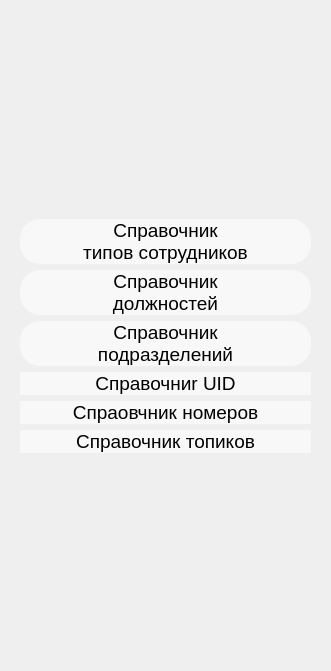
     <widget class="QWidget" name="widget_12" native="true">
      <property name="geometry">
       <rect>
        <x>0</x>
        <y>0</y>
        <width>331</width>
        <height>671</height>
       </rect>
      </property>
      <widget class="QWidget" name="layoutWidget">
       <property name="geometry">
        <rect>
         <x>20</x>
         <y>0</y>
         <width>291</width>
         <height>671</height>
        </rect>
       </property>
       <layout class="QVBoxLayout" name="verticalLayout_8">
        <item>
         <spacer name="verticalSpacer_35">
          <property name="orientation">
           <enum>Qt::Vertical</enum>
          </property>
          <property name="sizeHint" stdset="0">
           <size>
            <width>20</width>
            <height>40</height>
           </size>
          </property>
         </spacer>
        </item>
        <item>
         <widget class="QPushButton" name="btnTypeDir">
          <property name="font">
           <font>
            <pointsize>14</pointsize>
           </font>
          </property>
          <property name="styleSheet">
           <string notr="true">QPushButton {
    background-color: rgb(248, 248, 248); /* Цвет фона кнопки по умолчанию */
	border: none; /* Убираем рамку у кнопки */
	border-radius: 20px;
}

QPushButton:pressed {
    background-color: rgb(232, 228, 255); /* Цвет фона кнопки при нажатии */
}</string>
          </property>
          <property name="text">
           <string>Справочник 
типов сотрудников</string>
          </property>
          <property name="icon">
           <iconset resource="icon_test.qrc">
            <normaloff>:/icons/icon/userTipSP.png</normaloff>:/icons/icon/userTipSP.png</iconset>
          </property>
          <property name="iconSize">
           <size>
            <width>70</width>
            <height>70</height>
           </size>
          </property>
         </widget>
        </item>
        <item>
         <widget class="QPushButton" name="btnJobDir">
          <property name="font">
           <font>
            <pointsize>14</pointsize>
           </font>
          </property>
          <property name="styleSheet">
           <string notr="true">QPushButton {
    background-color: rgb(248, 248, 248); /* Цвет фона кнопки по умолчанию */
	border: none; /* Убираем рамку у кнопки */
	border-radius: 20px;
}

QPushButton:pressed {
    background-color: rgb(232, 228, 255); /* Цвет фона кнопки при нажатии */
}</string>
          </property>
          <property name="text">
           <string>Справочник 
должностей</string>
          </property>
          <property name="icon">
           <iconset resource="icon_test.qrc">
            <normaloff>:/icons/icon/userDolSp.png</normaloff>:/icons/icon/userDolSp.png</iconset>
          </property>
          <property name="iconSize">
           <size>
            <width>70</width>
            <height>70</height>
           </size>
          </property>
         </widget>
        </item>
        <item>
         <widget class="QPushButton" name="btnStrucDir">
          <property name="font">
           <font>
            <pointsize>14</pointsize>
           </font>
          </property>
          <property name="styleSheet">
           <string notr="true">QPushButton {
    background-color: rgb(248, 248, 248); /* Цвет фона кнопки по умолчанию */
	border: none; /* Убираем рамку у кнопки */
	border-radius: 20px;
}

QPushButton:pressed {
    background-color: rgb(232, 228, 255); /* Цвет фона кнопки при нажатии */
}</string>
          </property>
          <property name="text">
           <string>Справочник 
подразделений</string>
          </property>
          <property name="icon">
           <iconset resource="icon_test.qrc">
            <normaloff>:/icons/icon/podrazdelSp.png</normaloff>:/icons/icon/podrazdelSp.png</iconset>
          </property>
          <property name="iconSize">
           <size>
            <width>70</width>
            <height>70</height>
           </size>
          </property>
         </widget>
        </item>
        <item>
         <widget class="QPushButton" name="btnUidDir">
          <property name="font">
           <font>
            <pointsize>14</pointsize>
           </font>
          </property>
          <property name="styleSheet">
           <string notr="true">QPushButton {
    background-color: rgb(248, 248, 248); /* Цвет фона кнопки по умолчанию */
	border: none; /* Убираем рамку у кнопки */
	border-radius: 20px;
}

QPushButton:pressed {
    background-color: rgb(232, 228, 255); /* Цвет фона кнопки при нажатии */
}</string>
          </property>
          <property name="text">
           <string>Справочниr UID</string>
          </property>
          <property name="icon">
           <iconset resource="icon_test.qrc">
            <normaloff>:/icons/icon/uidSp.png</normaloff>:/icons/icon/uidSp.png</iconset>
          </property>
          <property name="iconSize">
           <size>
            <width>70</width>
            <height>70</height>
           </size>
          </property>
         </widget>
        </item>
        <item>
         <widget class="QPushButton" name="btnNumberDir">
          <property name="font">
           <font>
            <pointsize>14</pointsize>
           </font>
          </property>
          <property name="styleSheet">
           <string notr="true">QPushButton {
    background-color: rgb(248, 248, 248); /* Цвет фона кнопки по умолчанию */
	border: none; /* Убираем рамку у кнопки */
	border-radius: 20px;
}

QPushButton:pressed {
    background-color: rgb(232, 228, 255); /* Цвет фона кнопки при нажатии */
}</string>
          </property>
          <property name="text">
           <string>Спраовчник номеров</string>
          </property>
          <property name="icon">
           <iconset resource="icon_test.qrc">
            <normaloff>:/icons/icon/phoneSp.png</normaloff>:/icons/icon/phoneSp.png</iconset>
          </property>
          <property name="iconSize">
           <size>
            <width>70</width>
            <height>70</height>
           </size>
          </property>
         </widget>
        </item>
        <item>
         <widget class="QPushButton" name="btnTopicrDir">
          <property name="font">
           <font>
            <pointsize>14</pointsize>
           </font>
          </property>
          <property name="styleSheet">
           <string notr="true">QPushButton {
    background-color: rgb(248, 248, 248); /* Цвет фона кнопки по умолчанию */
	border: none; /* Убираем рамку у кнопки */
	border-radius: 20px;
}

QPushButton:pressed {
    background-color: rgb(232, 228, 255); /* Цвет фона кнопки при нажатии */
}</string>
          </property>
          <property name="text">
           <string>Справочник топиков</string>
          </property>
          <property name="icon">
           <iconset resource="icon_test.qrc">
            <normaloff>:/icons/icon/startCh.png</normaloff>:/icons/icon/startCh.png</iconset>
          </property>
          <property name="iconSize">
           <size>
            <width>70</width>
            <height>70</height>
           </size>
          </property>
         </widget>
        </item>
        <item>
         <spacer name="verticalSpacer_34">
          <property name="orientation">
           <enum>Qt::Vertical</enum>
          </property>
          <property name="sizeHint" stdset="0">
           <size>
            <width>20</width>
            <height>40</height>
           </size>
          </property>
         </spacer>
        </item>
       </layout>
      </widget>
     </widget>
